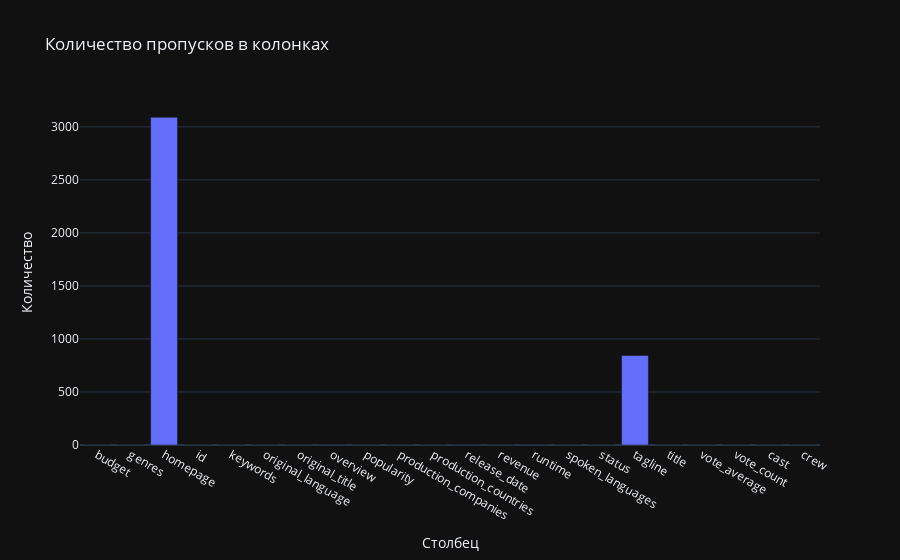

Notebook code for this chart:
### Code cell
px.bar(x=movies_df.isna().sum().index, y=movies_df.isna().sum().values, title='Количество пропусков в колонках',
       labels={'y': 'Количество', 'x': 'Столбец'})

### Figure 1 — Plotly figure (JSON) as saved in the notebook; plotly's stock layout.template omitted (floating-point values rounded to 4 significant figures)
{"data": [{"alignmentgroup": "True", "hovertemplate": "Столбец=%{x}<br>Количество=%{y}<extra></extra>", "legendgroup": "", "marker": {"color": "#636efa", "pattern": {"shape": ""}}, "name": "", "offsetgroup": "", "orientation": "v", "showlegend": false, "textposition": "auto", "x": ["budget", "genres", "homepage", "id", "keywords", "original_language", "original_title", "overview", "popularity", "production_companies", "production_countries", "release_date", "revenue", "runtime", "spoken_languages", "status", "tagline", "title", "vote_average", "vote_count", "cast", "crew"], "xaxis": "x", "y": [0, 0, 3091, 0, 0, 0, 0, 3, 0, 0, 0, 1, 0, 2, 0, 0, 844, 0, 0, 0, 0, 0], "yaxis": "y", "type": "bar"}], "layout": {"xaxis": {"anchor": "y", "domain": [0.0, 1.0], "title": {"text": "Столбец"}}, "yaxis": {"anchor": "x", "domain": [0.0, 1.0], "title": {"text": "Количество"}}, "legend": {"tracegroupgap": 0}, "title": {"text": "Количество пропусков в колонках"}, "barmode": "relative"}}
